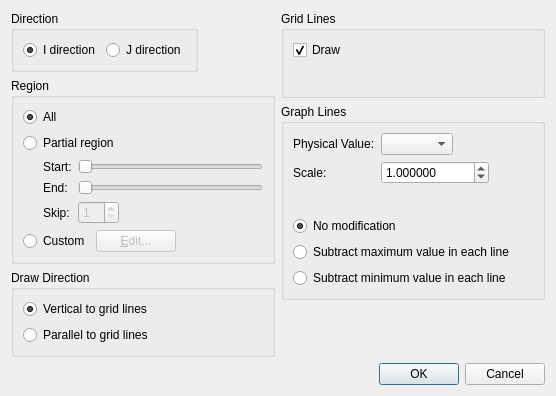
<?xml version="1.0" encoding="UTF-8"?>
<ui version="4.0">
 <class>Post2dWindowGraphSettingDialog</class>
 <widget class="QDialog" name="Post2dWindowGraphSettingDialog">
  <property name="geometry">
   <rect>
    <x>0</x>
    <y>0</y>
    <width>556</width>
    <height>372</height>
   </rect>
  </property>
  <property name="windowTitle">
   <string>Graph Setting</string>
  </property>
  <layout class="QVBoxLayout" name="verticalLayout_7">
   <item>
    <layout class="QHBoxLayout" name="horizontalLayout_4">
     <item>
      <layout class="QVBoxLayout" name="verticalLayout_3">
       <item>
        <layout class="QHBoxLayout" name="horizontalLayout_5">
         <item>
          <widget class="QGroupBox" name="directionGroupBox">
           <property name="title">
            <string>Direction</string>
           </property>
           <layout class="QHBoxLayout" name="horizontalLayout">
            <item>
             <widget class="QRadioButton" name="iDirRadioButton">
              <property name="text">
               <string>I direction</string>
              </property>
              <property name="checked">
               <bool>true</bool>
              </property>
             </widget>
            </item>
            <item>
             <widget class="QRadioButton" name="jDirRadioButton">
              <property name="text">
               <string>J direction</string>
              </property>
             </widget>
            </item>
           </layout>
          </widget>
         </item>
         <item>
          <spacer name="horizontalSpacer_4">
           <property name="orientation">
            <enum>Qt::Horizontal</enum>
           </property>
           <property name="sizeHint" stdset="0">
            <size>
             <width>40</width>
             <height>20</height>
            </size>
           </property>
          </spacer>
         </item>
        </layout>
       </item>
       <item>
        <widget class="QGroupBox" name="regionGroupBox">
         <property name="title">
          <string>Region</string>
         </property>
         <layout class="QVBoxLayout" name="verticalLayout">
          <item>
           <widget class="QRadioButton" name="regionAllRadioButton">
            <property name="text">
             <string>All</string>
            </property>
            <property name="checked">
             <bool>true</bool>
            </property>
           </widget>
          </item>
          <item>
           <widget class="QRadioButton" name="regionPartialRadioButton">
            <property name="text">
             <string>Partial region</string>
            </property>
           </widget>
          </item>
          <item>
           <layout class="QHBoxLayout" name="horizontalLayout_8">
            <item>
             <spacer name="horizontalSpacer_7">
              <property name="orientation">
               <enum>Qt::Horizontal</enum>
              </property>
              <property name="sizeType">
               <enum>QSizePolicy::Fixed</enum>
              </property>
              <property name="sizeHint" stdset="0">
               <size>
                <width>20</width>
                <height>20</height>
               </size>
              </property>
             </spacer>
            </item>
            <item>
             <layout class="QGridLayout" name="gridLayout">
              <item row="0" column="0">
               <widget class="QLabel" name="startLabel">
                <property name="text">
                 <string>Start:</string>
                </property>
               </widget>
              </item>
              <item row="0" column="1">
               <widget class="SliderWithValue" name="startSlider">
                <property name="enabled">
                 <bool>false</bool>
                </property>
                <property name="orientation">
                 <enum>Qt::Horizontal</enum>
                </property>
               </widget>
              </item>
              <item row="1" column="0">
               <widget class="QLabel" name="endLabel">
                <property name="text">
                 <string>End:</string>
                </property>
               </widget>
              </item>
              <item row="1" column="1">
               <widget class="SliderWithValue" name="endSlider">
                <property name="enabled">
                 <bool>false</bool>
                </property>
                <property name="orientation">
                 <enum>Qt::Horizontal</enum>
                </property>
               </widget>
              </item>
              <item row="2" column="0">
               <widget class="QLabel" name="skipLabel">
                <property name="text">
                 <string>Skip:</string>
                </property>
               </widget>
              </item>
              <item row="2" column="1">
               <layout class="QHBoxLayout" name="horizontalLayout_2">
                <item>
                 <widget class="QSpinBox" name="skipSpinBox">
                  <property name="enabled">
                   <bool>false</bool>
                  </property>
                  <property name="minimum">
                   <number>1</number>
                  </property>
                  <property name="maximum">
                   <number>99</number>
                  </property>
                 </widget>
                </item>
                <item>
                 <spacer name="horizontalSpacer">
                  <property name="orientation">
                   <enum>Qt::Horizontal</enum>
                  </property>
                  <property name="sizeHint" stdset="0">
                   <size>
                    <width>40</width>
                    <height>20</height>
                   </size>
                  </property>
                 </spacer>
                </item>
               </layout>
              </item>
             </layout>
            </item>
           </layout>
          </item>
          <item>
           <layout class="QHBoxLayout" name="horizontalLayout_7">
            <item>
             <widget class="QRadioButton" name="regionCustomRadioButton">
              <property name="text">
               <string>Custom</string>
              </property>
             </widget>
            </item>
            <item>
             <widget class="QPushButton" name="regionCustomSettingPushButton">
              <property name="enabled">
               <bool>false</bool>
              </property>
              <property name="text">
               <string>&amp;Edit...</string>
              </property>
             </widget>
            </item>
            <item>
             <spacer name="horizontalSpacer_6">
              <property name="orientation">
               <enum>Qt::Horizontal</enum>
              </property>
              <property name="sizeHint" stdset="0">
               <size>
                <width>40</width>
                <height>20</height>
               </size>
              </property>
             </spacer>
            </item>
           </layout>
          </item>
         </layout>
        </widget>
       </item>
       <item>
        <widget class="QGroupBox" name="drawDirectionGroupBox">
         <property name="title">
          <string>Draw Direction</string>
         </property>
         <layout class="QVBoxLayout" name="verticalLayout_2">
          <item>
           <widget class="QRadioButton" name="dirVerticalRadioButton">
            <property name="text">
             <string>Vertical to grid lines</string>
            </property>
            <property name="checked">
             <bool>true</bool>
            </property>
           </widget>
          </item>
          <item>
           <widget class="QRadioButton" name="dirParallelRadioButton">
            <property name="text">
             <string>Parallel to grid lines</string>
            </property>
           </widget>
          </item>
         </layout>
        </widget>
       </item>
       <item>
        <spacer name="verticalSpacer_2">
         <property name="orientation">
          <enum>Qt::Vertical</enum>
         </property>
         <property name="sizeHint" stdset="0">
          <size>
           <width>20</width>
           <height>40</height>
          </size>
         </property>
        </spacer>
       </item>
      </layout>
     </item>
     <item>
      <layout class="QVBoxLayout" name="verticalLayout_6">
       <item>
        <widget class="QGroupBox" name="gridLineGroupBox">
         <property name="title">
          <string>Grid Lines</string>
         </property>
         <layout class="QVBoxLayout" name="verticalLayout_4">
          <item>
           <widget class="QCheckBox" name="drawGridLinesCheckBox">
            <property name="text">
             <string>Draw</string>
            </property>
            <property name="checked">
             <bool>true</bool>
            </property>
           </widget>
          </item>
          <item>
           <layout class="QHBoxLayout" name="horizontalLayout_9">
            <item>
             <widget class="vtkLineStyleWidget" name="gridLineStyleWidget" native="true"/>
            </item>
            <item>
             <spacer name="horizontalSpacer_8">
              <property name="orientation">
               <enum>Qt::Horizontal</enum>
              </property>
              <property name="sizeHint" stdset="0">
               <size>
                <width>40</width>
                <height>20</height>
               </size>
              </property>
             </spacer>
            </item>
           </layout>
          </item>
         </layout>
        </widget>
       </item>
       <item>
        <widget class="QGroupBox" name="groupBox_2">
         <property name="title">
          <string>Graph Lines</string>
         </property>
         <layout class="QVBoxLayout" name="verticalLayout_5">
          <item>
           <layout class="QGridLayout" name="gridLayout_3">
            <item row="0" column="0">
             <widget class="QLabel" name="targetLabel">
              <property name="text">
               <string>Physical Value:</string>
              </property>
             </widget>
            </item>
            <item row="0" column="1">
             <layout class="QHBoxLayout" name="horizontalLayout_3">
              <item>
               <widget class="QComboBox" name="targetComboBox"/>
              </item>
              <item>
               <spacer name="horizontalSpacer_2">
                <property name="orientation">
                 <enum>Qt::Horizontal</enum>
                </property>
                <property name="sizeHint" stdset="0">
                 <size>
                  <width>40</width>
                  <height>20</height>
                 </size>
                </property>
               </spacer>
              </item>
             </layout>
            </item>
            <item row="1" column="0">
             <widget class="QLabel" name="scaleLabel">
              <property name="text">
               <string>Scale:</string>
              </property>
             </widget>
            </item>
            <item row="1" column="1">
             <layout class="QHBoxLayout" name="horizontalLayout_6">
              <item>
               <widget class="QDoubleSpinBox" name="scaleSpinBox">
                <property name="decimals">
                 <number>6</number>
                </property>
                <property name="minimum">
                 <double>-10000.000000000000000</double>
                </property>
                <property name="maximum">
                 <double>10000.000000000000000</double>
                </property>
                <property name="value">
                 <double>1.000000000000000</double>
                </property>
               </widget>
              </item>
              <item>
               <spacer name="horizontalSpacer_5">
                <property name="orientation">
                 <enum>Qt::Horizontal</enum>
                </property>
                <property name="sizeHint" stdset="0">
                 <size>
                  <width>40</width>
                  <height>20</height>
                 </size>
                </property>
               </spacer>
              </item>
             </layout>
            </item>
           </layout>
          </item>
          <item>
           <layout class="QHBoxLayout" name="horizontalLayout_10">
            <item>
             <widget class="vtkLineStyleWidget" name="graphLineStyleWidget" native="true"/>
            </item>
            <item>
             <spacer name="horizontalSpacer_9">
              <property name="orientation">
               <enum>Qt::Horizontal</enum>
              </property>
              <property name="sizeHint" stdset="0">
               <size>
                <width>40</width>
                <height>20</height>
               </size>
              </property>
             </spacer>
            </item>
           </layout>
          </item>
          <item>
           <widget class="QRadioButton" name="fixNofixRadioButton">
            <property name="text">
             <string>No modification</string>
            </property>
            <property name="checked">
             <bool>true</bool>
            </property>
           </widget>
          </item>
          <item>
           <widget class="QRadioButton" name="fixSubMaxRadioButton">
            <property name="text">
             <string>Subtract maximum value in each line</string>
            </property>
           </widget>
          </item>
          <item>
           <widget class="QRadioButton" name="fixSubMinRadioButton">
            <property name="text">
             <string>Subtract minimum value in each line</string>
            </property>
           </widget>
          </item>
         </layout>
        </widget>
       </item>
       <item>
        <spacer name="verticalSpacer">
         <property name="orientation">
          <enum>Qt::Vertical</enum>
         </property>
         <property name="sizeHint" stdset="0">
          <size>
           <width>20</width>
           <height>8</height>
          </size>
         </property>
        </spacer>
       </item>
      </layout>
     </item>
    </layout>
   </item>
   <item>
    <widget class="QDialogButtonBox" name="buttonBox">
     <property name="orientation">
      <enum>Qt::Horizontal</enum>
     </property>
     <property name="standardButtons">
      <set>QDialogButtonBox::Cancel|QDialogButtonBox::Ok</set>
     </property>
    </widget>
   </item>
  </layout>
 </widget>
 <customwidgets>
  <customwidget>
   <class>SliderWithValue</class>
   <extends>QSlider</extends>
   <header>guibase/widget/sliderwithvalue.h</header>
  </customwidget>
  <customwidget>
   <class>vtkLineStyleWidget</class>
   <extends>QWidget</extends>
   <header>guibase/vtklinestylewidget.h</header>
   <container>1</container>
  </customwidget>
 </customwidgets>
 <resources/>
 <connections>
  <connection>
   <sender>buttonBox</sender>
   <signal>accepted()</signal>
   <receiver>Post2dWindowGraphSettingDialog</receiver>
   <slot>accept()</slot>
   <hints>
    <hint type="sourcelabel">
     <x>257</x>
     <y>362</y>
    </hint>
    <hint type="destinationlabel">
     <x>157</x>
     <y>274</y>
    </hint>
   </hints>
  </connection>
  <connection>
   <sender>buttonBox</sender>
   <signal>rejected()</signal>
   <receiver>Post2dWindowGraphSettingDialog</receiver>
   <slot>reject()</slot>
   <hints>
    <hint type="sourcelabel">
     <x>325</x>
     <y>362</y>
    </hint>
    <hint type="destinationlabel">
     <x>286</x>
     <y>274</y>
    </hint>
   </hints>
  </connection>
  <connection>
   <sender>regionPartialRadioButton</sender>
   <signal>toggled(bool)</signal>
   <receiver>startSlider</receiver>
   <slot>setEnabled(bool)</slot>
   <hints>
    <hint type="sourcelabel">
     <x>82</x>
     <y>116</y>
    </hint>
    <hint type="destinationlabel">
     <x>120</x>
     <y>143</y>
    </hint>
   </hints>
  </connection>
  <connection>
   <sender>regionPartialRadioButton</sender>
   <signal>toggled(bool)</signal>
   <receiver>endSlider</receiver>
   <slot>setEnabled(bool)</slot>
   <hints>
    <hint type="sourcelabel">
     <x>63</x>
     <y>119</y>
    </hint>
    <hint type="destinationlabel">
     <x>90</x>
     <y>170</y>
    </hint>
   </hints>
  </connection>
  <connection>
   <sender>regionPartialRadioButton</sender>
   <signal>toggled(bool)</signal>
   <receiver>skipSpinBox</receiver>
   <slot>setEnabled(bool)</slot>
   <hints>
    <hint type="sourcelabel">
     <x>43</x>
     <y>119</y>
    </hint>
    <hint type="destinationlabel">
     <x>88</x>
     <y>195</y>
    </hint>
   </hints>
  </connection>
  <connection>
   <sender>regionCustomRadioButton</sender>
   <signal>toggled(bool)</signal>
   <receiver>regionCustomSettingPushButton</receiver>
   <slot>setEnabled(bool)</slot>
   <hints>
    <hint type="sourcelabel">
     <x>52</x>
     <y>229</y>
    </hint>
    <hint type="destinationlabel">
     <x>103</x>
     <y>227</y>
    </hint>
   </hints>
  </connection>
  <connection>
   <sender>drawGridLinesCheckBox</sender>
   <signal>toggled(bool)</signal>
   <receiver>gridLineStyleWidget</receiver>
   <slot>setEnabled(bool)</slot>
   <hints>
    <hint type="sourcelabel">
     <x>301</x>
     <y>39</y>
    </hint>
    <hint type="destinationlabel">
     <x>300</x>
     <y>59</y>
    </hint>
   </hints>
  </connection>
 </connections>
</ui>
